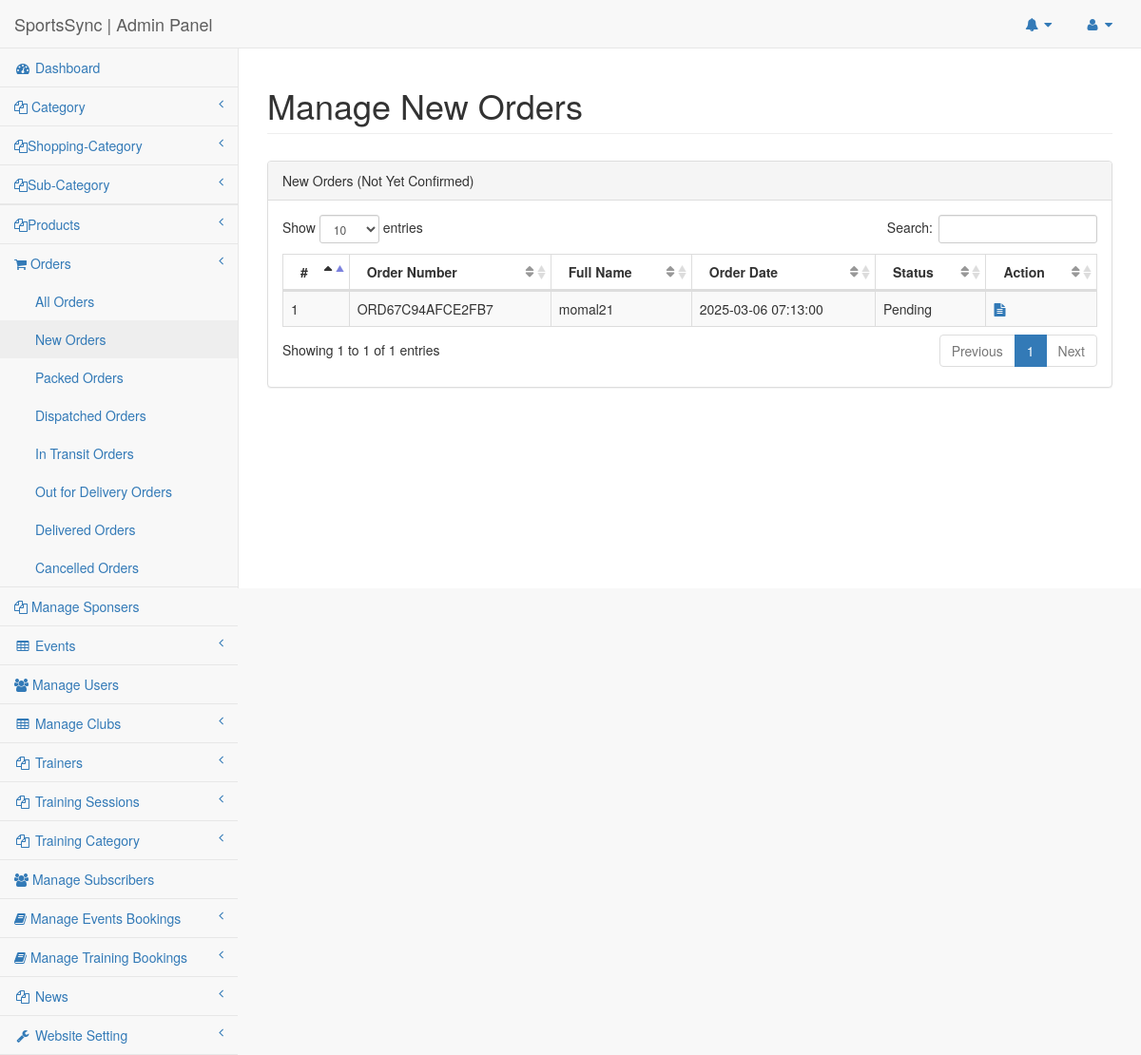
Screenshot of /SportsClubCode/admin/new-order.php (signed in) with the database file from the repository.
### tables this page shows
CREATE TABLE `orders` (
  `id` int(11) NOT NULL,
  `userId` int(11) NOT NULL,
  `addressId` int(11) NOT NULL,
  `totalAmount` decimal(11,2) NOT NULL,
  `txntype` varchar(50) NOT NULL,
  `txnnumber` varchar(50) NOT NULL,
  `orderNumber` varchar(50) NOT NULL,
  `orderDate` datetime NOT NULL,
  `orderStatus` varchar(20) NOT NULL
);

CREATE TABLE `tblusers` (
  `Userid` int(11) NOT NULL,
  `FullName` varchar(255) DEFAULT NULL,
  `UserName` varchar(200) DEFAULT NULL,
  `Emailid` varchar(255) DEFAULT NULL,
  `PhoneNumber` bigint(12) DEFAULT NULL,
  `UserGender` varchar(100) DEFAULT NULL,
  `UserPassword` varchar(255) DEFAULT NULL,
  `RegDate` timestamp NULL DEFAULT current_timestamp(),
  `LastUpdationDate` timestamp NULL DEFAULT NULL ON UPDATE current_timestamp(),
  `IsActive` int(1) DEFAULT NULL
);

### SportsClubCode/admin/new-order.php (the view, shortened to what this page needs)
<?php
include('includes/config.php');
if(strlen($_SESSION['adminsession'])==0) {
    header('location:logout.php');
    exit;
} else {
?>
<!DOCTYPE html>
<html lang="en">
<head>
    <link href="../vendor/bootstrap/css/bootstrap.min.css" rel="stylesheet">
    <link href="../vendor/metisMenu/metisMenu.min.css" rel="stylesheet">
    <link href="../dist/css/sb-admin-2.css" rel="stylesheet">
    <link href="../vendor/font-awesome/css/font-awesome.min.css" rel="stylesheet" type="text/css">
    <link href="../vendor/datatables-plugins/dataTables.bootstrap.css" rel="stylesheet">
    <link href="../vendor/datatables-responsive/dataTables.responsive.css" rel="stylesheet">
</head>
<body>
<div id="wrapper">
    <nav class="navbar navbar-default navbar-static-top" role="navigation" style="margin-bottom: 0">
        <?php include_once('includes/header.php'); ?>
        <?php include_once('includes/leftbar.php'); ?>
    </nav>
    <div id="page-wrapper">
        <div class="row">
            <div class="col-lg-12">
                <h1 class="page-header">Manage New Orders</h1>
            </div>
        </div>
        <div class="row" style="margin-top:1%">
            <div class="col-lg-12">
                <div class="panel panel-default">
                    <div class="panel-heading">
                        New Orders (Not Yet Confirmed)
                    </div>
                    <div class="panel-body">
                        <div class="row">
                            <div class="col-lg-12">
                                <table width="100%" class="table table-striped table-bordered table-hover" id="dataTables-example">
                                    <thead>
                                        <tr>
                                            <th>#</th>
                                            <th>Order Number</th>
                                            <th>Full Name</th>
                                            <th>Order Date</th>
                                            <th>Status</th>
                                            <th>Action</th>
                                        </tr>
                                    </thead>
                                    <tbody>
                                    <?php
                                    $sql = "SELECT
                                                orders.id AS orderid,
                                                orders.OrderNumber,
                                                orders.OrderDate,
                                                orders.OrderStatus,
                                                tblusers.FullName
                                            FROM orders
                                            LEFT JOIN tblusers ON tblusers.Userid = orders.UserId
                                            WHERE orders.OrderStatus = 'Pending'";
                                    $query = $dbh->prepare($sql);
                                    $query->execute();
                                    $results = $query->fetchAll(PDO::FETCH_OBJ);
                                    $cnt = 1;
                                    if($query->rowCount() > 0) {
                                        foreach($results as $row) { ?>
                                            <tr>
                                                <td><?php echo htmlentities($cnt); ?></td>
                                                <td><?php echo htmlentities($row->OrderNumber); ?></td>
                                                <td><?php echo htmlentities($row->FullName); ?></td>
                                                <td><?php echo htmlentities($row->OrderDate); ?></td>
                                                <td>
                                                    <?php
                                                    $status = $row->OrderStatus;
                                                    if($status=="") {
                                                        echo htmlentities("Not Confirmed yet");
                                                    } else {
                                                        echo htmlentities($status);
                                                    }
                                                    ?>
                                                </td>
                                                <td>
                                                    <a href="order-details.php?orderid=<?php echo htmlentities($row->orderid); ?>">
                                                        <i class="fa fa-file-text"></i>
                                                    </a>
                                                </td>
                                            </tr>
                                            <?php
                                            $cnt++;
                                        }
                                    } else {
                                        echo "<tr><td colspan='6'>No new orders found.</td></tr>";
                                    }
                                    ?>
                                    </tbody>
                                </table>
                            </div>
                        </div>
                    </div>
                </div>
            </div>
        </div>
    </div>
</div>
</body>
</html>
<?php } ?>

### rows the page displays
orders: orderNumber "ORD67C94AFCE2FB7", userId.FullName "momal21", orderDate "2025-03-06 07:13:00", orderStatus "Pending"
